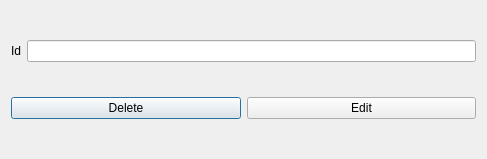
<?xml version="1.0" encoding="UTF-8"?>
<ui version="4.0">
 <class>Data_edit</class>
 <widget class="QDialog" name="Data_edit">
  <property name="geometry">
   <rect>
    <x>0</x>
    <y>0</y>
    <width>487</width>
    <height>159</height>
   </rect>
  </property>
  <property name="windowTitle">
   <string>Dialog</string>
  </property>
  <layout class="QVBoxLayout" name="verticalLayout">
   <item>
    <layout class="QHBoxLayout" name="horizontalLayout">
     <item>
      <widget class="QLabel" name="label_id">
       <property name="text">
        <string>Id</string>
       </property>
      </widget>
     </item>
     <item>
      <widget class="QLineEdit" name="input_task"/>
     </item>
    </layout>
   </item>
   <item>
    <layout class="QHBoxLayout" name="horizontalLayout_2">
     <item>
      <widget class="QPushButton" name="btn_delete">
       <property name="text">
        <string>Delete</string>
       </property>
      </widget>
     </item>
     <item>
      <widget class="QPushButton" name="btn_edit">
       <property name="text">
        <string>Edit</string>
       </property>
      </widget>
     </item>
    </layout>
   </item>
  </layout>
 </widget>
 <resources/>
 <connections/>
</ui>
